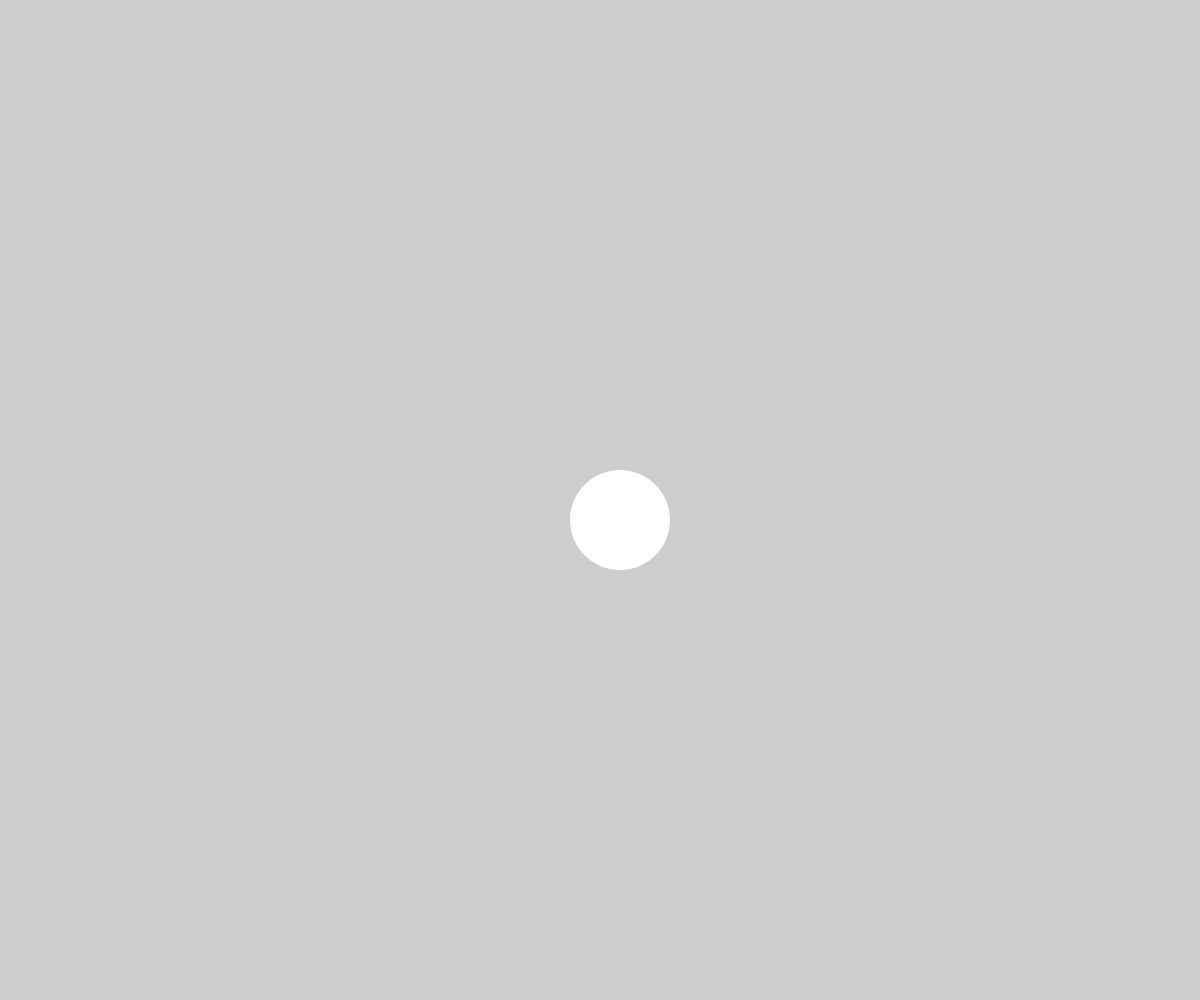
Frame 1 (no input)
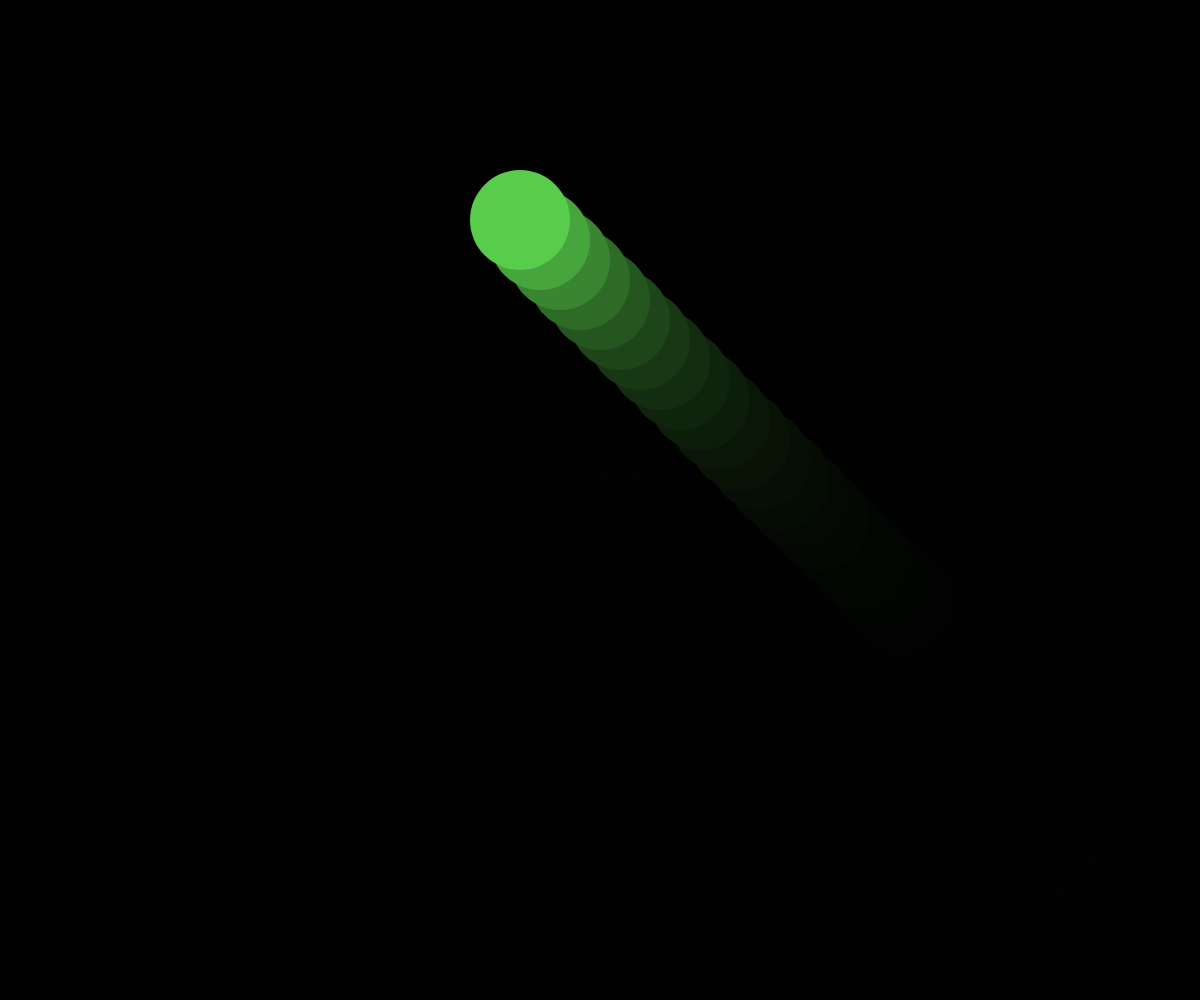
Frame 60 (no input)
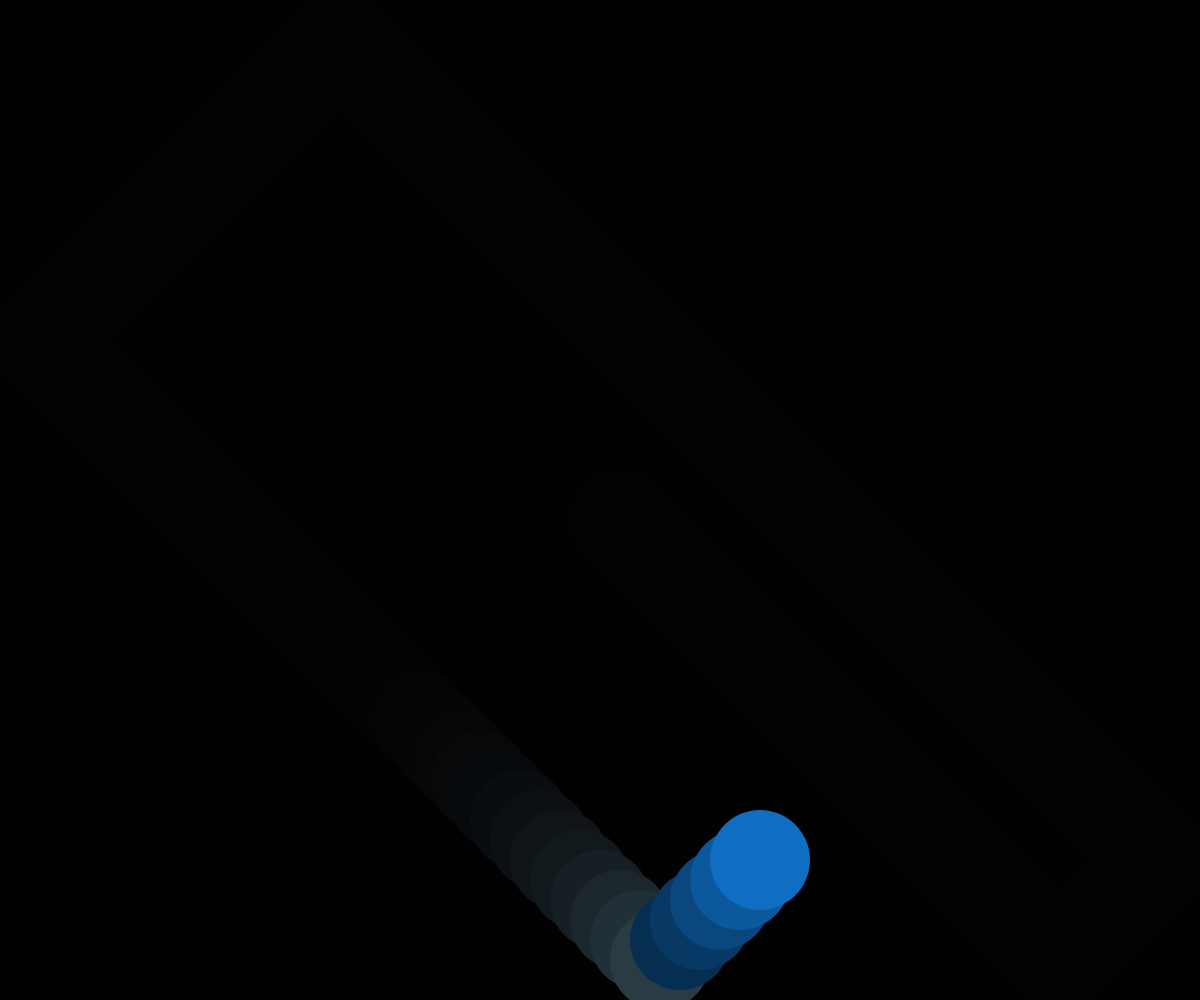
Frame 120 (the mouse pressed at the canvas centre since frame 60)

The p5.js sketch that drew these frames (run headless with seeded random() and noise() and a simulated clock; from frame 60 on, the mouse is pressed at the canvas centre):

// p5.js sketch
// ── sketch.js
var x, y, t, vX, vY;
// t = tamanho

function setup() 
{
  createCanvas (windowWidth, windowHeight);

  x = width/2;
  y = height/2;
  t = 100;
  vX = 20;
  vY = vX;
}


function draw() 
{
  background (0, 50);

if (x+t/2>width || x-t/2<0)
{
  vX = vX*-1;
  fill (random(255), random(255), random(255));
}

if (y+t/2>height || y-t/2<0)
{
  vY = vY*-1;
  fill (random(255), random(255), random(255));
}

  x = x + vX;
  y = y + vY;
  noStroke ();
  ellipse (x, y, t, t);
}


function windowResized() 
{
  resizeCanvas (windowWidth, windowHeight);
}
